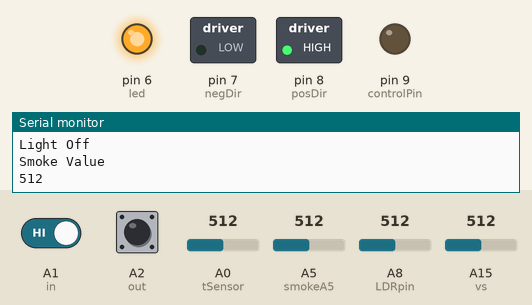
Simulated run of this sketch. Board: Arduino Mega 2560, built with avr-gcc and run on an emulated ATmega2560. On the bench: switched loads named in the sketch (green lamp = pin HIGH), output pins drawn as LEDs (lit = HIGH), the last lines printed to the serial monitor. Dashed ring = blinking. Inputs (shaded band) come from the test bench; at power-on: A15 (vs) = 512, A5 (smokeA5) = 512, A0 (tSensor) = 512, A1 (in) HIGH, A2 (out) HIGH, A8 (LDRpin) = 512.

Above: at 2.9 s.
3.0 s: A15 (vs) set to 70
At 4.8 s:
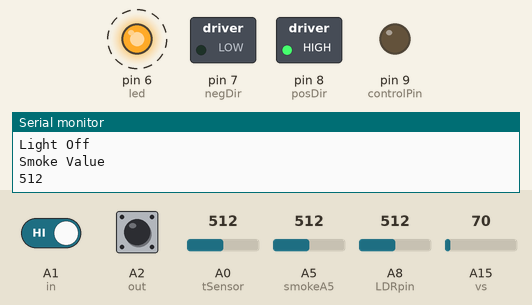
9.6 s: A5 (smokeA5) set to 317
13.1 s: A5 (smokeA5) set to 291
At 15.9 s:
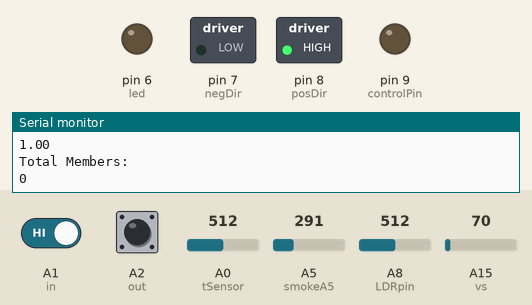
16.2 s: A0 (tSensor) set to 22
19.0 s: A0 (tSensor) set to 18
25.6 s: A1 (in) driven LOW
Timing chart, 0 to 28.6 s (numbered marks = the images above; inputs shaded):
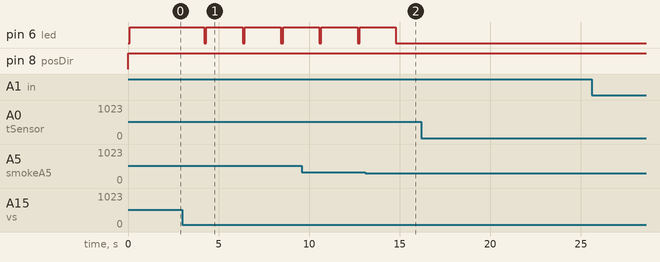

The sketch:

HOME_AUTOMATION.ino
```cpp
//variables for temparature sensing and Motor________________________________________________________
const int tSensor=A0;
float tempC;
float tempF;
float output;
int count=0;
int controlPin = 9;
int posDir = 8;
int negDir = 7;
//_____________________________________________________________________________________________________
//_____________________Visitor COuting___________________________________________________________
#define LDRpin A8 // pin where we connected the LDR and the resistor
int LDRValue = 0;     // result of reading the analog pin
int LED = 40;
int in = A1;
int out = A2;
float x;
float y;
int countLDR=0;
//____________________________________________________________________________________________________
//_________Vibration Sensor_____________________________________
int led = 6;
int vs = A15; // vibration sensor
int measurement;
//_____________________________________________________________

//_____________________Visitor COuting___________________________________________________________

//Smoke
int smokeA5 = A5;
//

void LEDS()
{
  Serial.println("Light On");
  digitalWrite(LED,HIGH);
}
void NotLEDS()
{
  digitalWrite(LED,LOW);
}
void checkLDR()
{
  LDRValue = analogRead(LDRpin); // read the value from the LDR
  Serial.println("LDR Value:");
  Serial.println(LDRValue);      // print the value to the serial port
  if(LDRValue<60)
  {
    LEDS();
  }
  else
  {
    NotLEDS();
  }
}
//___________________________________________
void light()
{
  x=digitalRead(in);
  y=digitalRead(out);
  Serial.println(x);
  Serial.println(y);
  Serial.println("Total Members: ");
  Serial.println(countLDR);


  if(x==0)
  {
    countLDR=countLDR+1;
    delay(2000);
  }
  else if(y==0)
  {

    countLDR=countLDR-1;
//    if(digitalRead(34)==HIGH)
//    {
//      countLDR=countLDR+1;
//    }
//    digitalWrite(34,LOW);
    delay(2000);
  }
  delay(100);

  if(countLDR>0)
  {
    checkLDR();
  }
  else
  {
    Serial.println("Light Off");
  }
}
void temparature()
{
  //Temparature measurement
  output=analogRead(tSensor);
  output=(output*500)/1023;
  tempC=output;
  tempF=(output*1.8)+32;
  Serial.print("Degree C =>");
  Serial.print(" ");
  Serial.print(tempC);
  Serial.print("\t");
  Serial.println();
//  delay(500);
//  output = 30;
  //Motor speed measurement
  Serial.print(output);
  Serial.print("\n");
  if(output<=48 || countLDR<=0)
  {
    digitalWrite(posDir,HIGH);
    digitalWrite(negDir,LOW);
    analogWrite(controlPin,0);
  }
  else if(output>48 && output<=80 && countLDR>0)
  {
    digitalWrite(posDir,HIGH);
    digitalWrite(negDir,LOW);
    analogWrite(controlPin,70);
  }
  else if(output>80 && output<=200 && countLDR>0)
  {
    digitalWrite(posDir,HIGH);
    digitalWrite(negDir,LOW);
    analogWrite(controlPin,255);
  }
}
void smokes()
{
  int smokesensor = analogRead(smokeA5);
//  delay(1000);
  Serial.println("Smoke Value");
  Serial.println(smokesensor);
  if(smokesensor>300)
  {
    digitalWrite(6,HIGH);
    delay(2000);
    digitalWrite(6,LOW);
  }
}
void servo()
{

}
///Imrul Hasan_______________set Up files.
void setup()
{
  pinMode(34,INPUT);
  pinMode(smokeA5,INPUT);
  pinMode(in,INPUT);
  pinMode(out,INPUT);

  pinMode(tSensor,INPUT);
  pinMode(posDir,OUTPUT);
  pinMode(negDir,OUTPUT);
  pinMode(controlPin,OUTPUT);

  pinMode(led, OUTPUT);
  pinMode(vs, INPUT);
  Serial.begin(9600);
}
void loop()
{
//  digitalWrite(34,LOW);
  temparature();

//    if(digitalRead(34)==HIGH)
//    {
//      countLDR=countLDR+1;
//    }

  light();


  smokes();


//  long measurement =pulseIn (vs, HIGH);
  measurement = analogRead(vs);
  Serial.println("Earthquake: ");
  Serial.println(measurement);
  if (measurement > 100)
  {
    digitalWrite(led, HIGH);
  }
  else
  {
    digitalWrite(led, LOW);
  }

}
```

Measured:
- the behaviour switches between 301 and 300 on A5 (smokeA5) (found by bisection; images 1 and 2)
- after the input at 3.0 s, pin 6 (led): alternates HIGH for 2.0 s and LOW for 0.11 s, starting after 1.2 s
- after the input at 13.1 s, pin 6 (led): goes on until 14.8 s, then stays LOW
